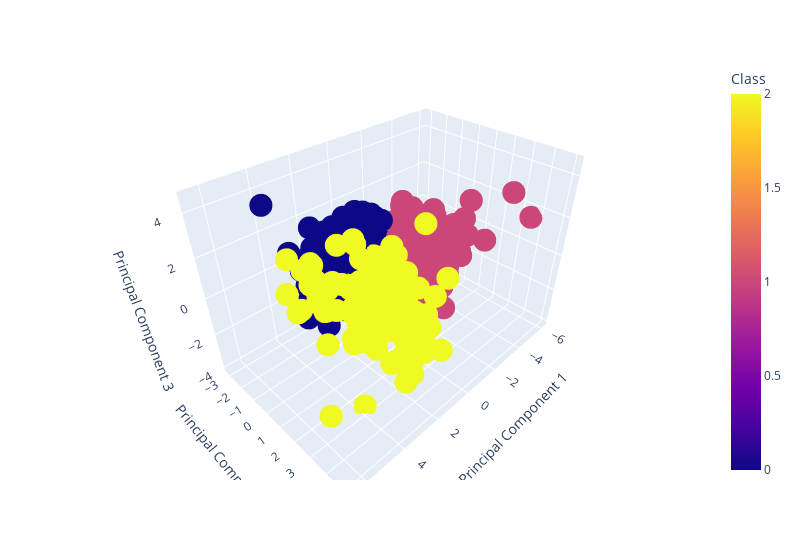

Notebook code for this chart:
### Code cell
import plotly.express as px


fig = px.scatter_3d(
    cluster3,
    x = 'Principal Component 1',
    y= 'Principal Component 2',
    z = 'Principal Component 3',
    color = cluster3['Class'],
    width=800
)

fig.show()

### Figure 1 — Plotly figure (JSON) as saved in the notebook; plotly's stock layout.template omitted (floating-point values rounded to 4 significant figures; data arrays with more than 128 entries replaced by an {"elided": "..."} marker saying what was removed)
{"data": [{"hovertemplate": "Principal Component 1=%{x}<br>Principal Component 2=%{y}<br>Principal Component 3=%{z}<br>Class=%{marker.color}<extra></extra>", "legendgroup": "", "marker": {"color": {"elided": "618 int values"}, "coloraxis": "coloraxis", "symbol": "circle"}, "mode": "markers", "name": "", "scene": "scene", "showlegend": false, "type": "scatter3d", "x": {"elided": "618 float values"}, "y": {"elided": "618 float values"}, "z": {"elided": "618 float values"}}], "layout": {"coloraxis": {"colorbar": {"title": {"text": "Class"}}, "colorscale": [[0, "#0d0887"], [0.1111, "#46039f"], [0.2222, "#7201a8"], [0.3333, "#9c179e"], [0.4444, "#bd3786"], [0.5556, "#d8576b"], [0.6667, "#ed7953"], [0.7778, "#fb9f3a"], [0.8889, "#fdca26"], [1, "#f0f921"]]}, "legend": {"tracegroupgap": 0}, "margin": {"t": 60}, "scene": {"domain": {"x": [0, 1], "y": [0, 1]}, "xaxis": {"title": {"text": "Principal Component 1"}}, "yaxis": {"title": {"text": "Principal Component 2"}}, "zaxis": {"title": {"text": "Principal Component 3"}}}, "width": 800}}
